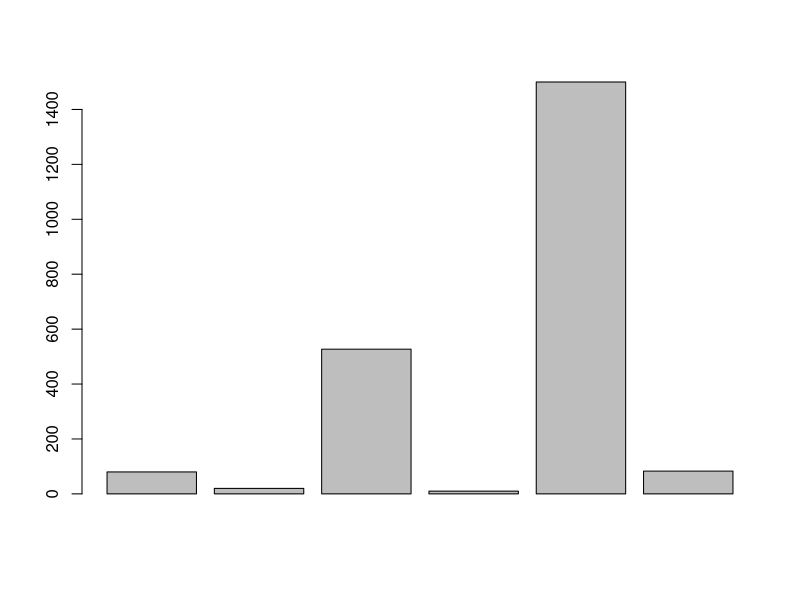
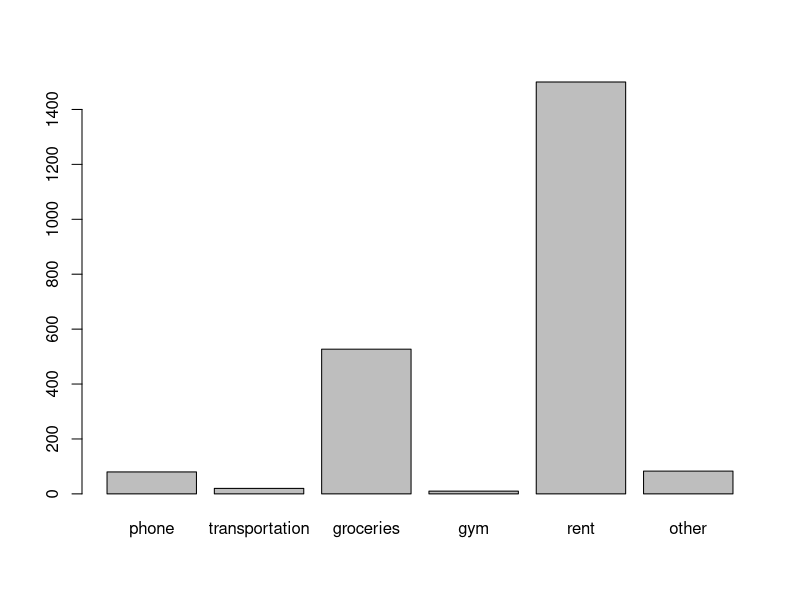

Reproduce these figures in R, in order.
## ---- chunk 1
80 + 20 + 527 + 10 + 1500 + 83
phone <- 80
rent <- 1500
transportation <- 20
groceries <- 527
gym <- 10
other <- 83
#expenses
##total expenses
total_expenses <- 80 + 20 + 527 + 10 + 1500 + 83
total_expenses
#semester expenses
semester <- 5
semester_expenses <- total_expenses*semester
semester_expenses
#year expenses
year <- 10
year_expenses <- total_expenses*year
year_expenses
abs(-4)
sqrt(9)
log(2)
# My vector expenses
expenses<-c(phone,transportation,groceries,gym,rent,other)
barplot(expenses)
barplot(expenses,names.arg=c("phone","transportation","groceries","gym","rent","other"))
# finding the hypothenus of a right triangle
a <- 3
b <- 4
hypothenus <- sqrt(a^2+b^2)
hypothenus
# probability of getting 2 heads of fair coin tossed 5 times
n <- 5
k <- 2
p <- 1/2
choose(n,k)
#binomial formnula using factorial
(factorial(5)/factorial(2))*(1/2)^5
#using choose
choose(n,k)*(1/2)^5
#fair die 10 times. what the prop of exactly getting 3 sixes?
choose(10,3)*(1/6)^10
#using stat::binomial
??binomial
dbinom(2,5,(1/2))
dbinom(2,5,.35)
dbinom(4,5,.35)+dbinom(5,5,.35)
#install.packages(c("stringr", "RColorBrewer","XML"))
library("stringr")
library("RColorBrewer")
library("XML")
#calculate after downloding packages
x <- 2
3*x^2 +4*x +8
x <- -3:3
3*x^2 +4*x +8
#I've done the work durin lab, but I had to re-do it because it was pretty messy and I didn't know I have to submitted.
##Also, I believe I had problems downloding the packages, so when press "knit" it gives an erro. I'm working on investigating how to do it right. I still find kind of difficult following the tutorials. For know, I'll make the downloding part as a comment to debug.
